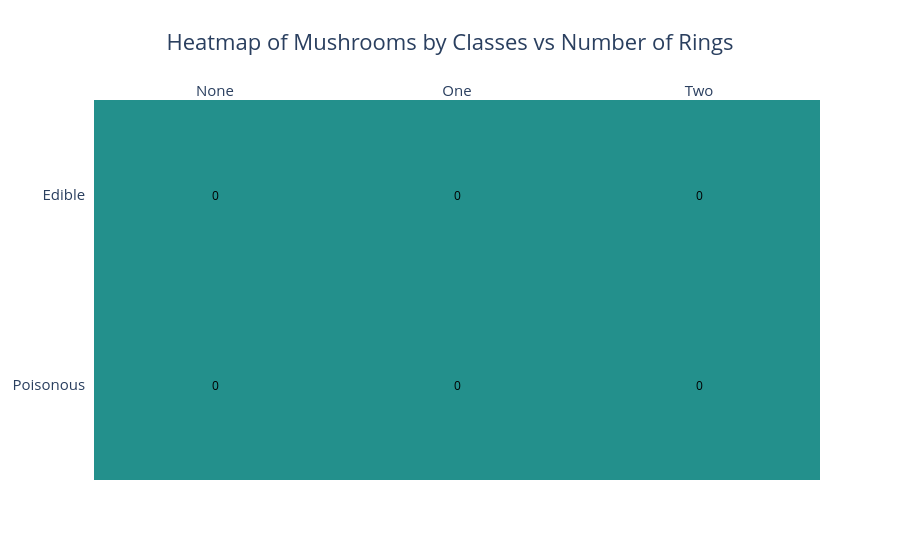

Notebook cell for this chart:
### Code cell
import plotly.figure_factory as ff

x = ['None', 'One', 'Two']
y = ['Poisonous', 'Edible']
z = [
    [data[data['class'] == 'p']['ring-number'].value_counts().get(i, 0) for i in range(3)],
    [data[data['class'] == 'e']['ring-number'].value_counts().get(i, 0) for i in range(3)]
]

fig = ff.create_annotated_heatmap(z, x=x, y=y, colorscale='Viridis')
fig.update_layout(
    title_text='Heatmap of Mushrooms by Classes vs Number of Rings',
    title_x=0.5,
    title_font=dict(size=22),
    xaxis=dict(tickfont=dict(size=15)),
    yaxis=dict(tickfont=dict(size=15))
)
fig.show()

### Figure 1 — Plotly figure (JSON) as saved in the notebook; plotly's stock layout.template omitted (floating-point values rounded to 4 significant figures)
{"data": [{"colorscale": [[0, "#440154"], [0.1111, "#482878"], [0.2222, "#3e4989"], [0.3333, "#31688e"], [0.4444, "#26828e"], [0.5556, "#1f9e89"], [0.6667, "#35b779"], [0.7778, "#6ece58"], [0.8889, "#b5de2b"], [1, "#fde725"]], "reversescale": false, "showscale": false, "type": "heatmap", "x": ["None", "One", "Two"], "y": ["Poisonous", "Edible"], "z": [[0, 0, 0], [0, 0, 0]]}], "layout": {"annotations": [{"font": {"color": "#000000"}, "showarrow": false, "text": "0", "x": "None", "xref": "x", "y": "Poisonous", "yref": "y"}, {"font": {"color": "#000000"}, "showarrow": false, "text": "0", "x": "One", "xref": "x", "y": "Poisonous", "yref": "y"}, {"font": {"color": "#000000"}, "showarrow": false, "text": "0", "x": "Two", "xref": "x", "y": "Poisonous", "yref": "y"}, {"font": {"color": "#000000"}, "showarrow": false, "text": "0", "x": "None", "xref": "x", "y": "Edible", "yref": "y"}, {"font": {"color": "#000000"}, "showarrow": false, "text": "0", "x": "One", "xref": "x", "y": "Edible", "yref": "y"}, {"font": {"color": "#000000"}, "showarrow": false, "text": "0", "x": "Two", "xref": "x", "y": "Edible", "yref": "y"}], "title": {"font": {"size": 22}, "text": "Heatmap of Mushrooms by Classes vs Number of Rings", "x": 0.5}, "xaxis": {"dtick": 1, "gridcolor": "rgb(0, 0, 0)", "side": "top", "tickfont": {"size": 15}, "ticks": ""}, "yaxis": {"dtick": 1, "tickfont": {"size": 15}, "ticks": "", "ticksuffix": "  "}}}
